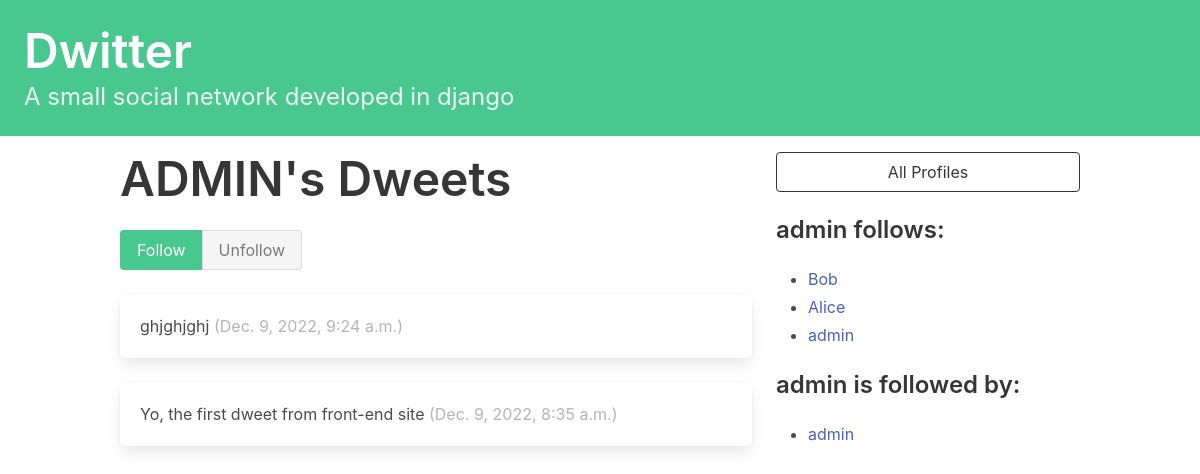
/profile/4/ (signed in), run on the app's committed database.
### dwitter/models.py (models this page shows, shortened)
class Profile(models.Model):
    user = models.OneToOneField(User, on_delete=models.CASCADE)
    follows = models.ManyToManyField(
        "self",
        related_name="followed_by",
        symmetrical=False,
        blank=True
    )
    def __str__(self):
        return self.user.username

class Dweet(models.Model):
    user = models.ForeignKey(User, related_name='dweets', on_delete=models.DO_NOTHING)
    body = models.CharField(max_length=140)
    created_at = models.DateTimeField(auto_now_add=True)
    class Meta:
        ordering = ['-created_at']

### dwitter/views.py (the view, shortened to what this page needs)
# urls.py: path('profile/<int:pk>/', profile, name='profile')
def profile(request, pk):
    if not hasattr(request.user, 'profile'):
        missing_profile = Profile(user=request.user)
        missing_profile.save()
    profile = Profile.objects.get(pk=pk)
    return render(request, 'dwitter/profile.html', {'profile': profile})

### dwitter/templates/dwitter/profile.html (shortened to what this page needs)
{% extends 'base.html' %}
{% block content %}
<div class="column">
    <div class="block">
    <h1 class="title is-1">
        {{profile.user.username|upper}}'s Dweets
    </h1>
    <form method="post">
        <div class="buttons has-addons">
        {% if profile in user.profile.follows.all %}
            <button class="button is-success is-static">
                Follow
            </button>
            <button class="button is-danger"
                    name="follow"
                    value="unfollow">
                Unfollow
            </button>
        {% else %}
            <button class="button is-success"
                    name="follow"
                    value="follow">
                Follow
            </button>
            <button class="button is-danger is-static">
                Unfollow
            </button>
        {% endif %}
        </div>
    </form>
    </div>
    <div class="content">
        {% for dweet in profile.user.dweets.all %}
            <div class="box">
                {{ dweet.body }}
                <span class="is-small has-text-grey-light">
                    ({{ dweet.created_at }})
                </span>
            </div>
        {% endfor %}
    </div>
</div>
<div class="column is-one-third">
    <div class="block">
        <a href="{% url 'dwitter:profile_list' %}">
            <button class="button is-dark is-outlined is-fullwidth">
                All Profiles
            </button>
        </a>
    </div>
    <div class="block">
        <h3 class="title is-4">
            {{profile.user.username}} follows:
        </h3>
        <div class="content">
            <ul>
            {% for following in profile.follows.all %}
                <li>
                    <a href="{% url 'dwitter:profile' following.id %} ">
                        {{ following }}
                    </a>
                </li>
            {% endfor %}
            </ul>
        </div>
    </div>
    <div class="block">
        <h3 class="title is-4">
            {{profile.user.username}} is followed by:
        </h3>
        <div class="content">
            <ul>
            {% for follower in profile.followed_by.all %}
                <li>
                    <a href="{% url 'dwitter:profile' follower.id %} ">
                        {{ follower }}
                    </a>
                </li>
            {% endfor %}
            </ul>
        </div>
    </div>
</div>
{% endblock content %}

### data on the page
Profile: user.username "ADMIN", user.username "admin"
Dweet: body "ghjghjghj", created_at "Dec. 9, 2022, 9:24 a.m."
Dweet: body "Yo, the first dweet from front-end site", created_at "Dec. 9, 2022, 8:35 a.m."
Profile: user.username "Bob"
Profile: user.username "Alice"
